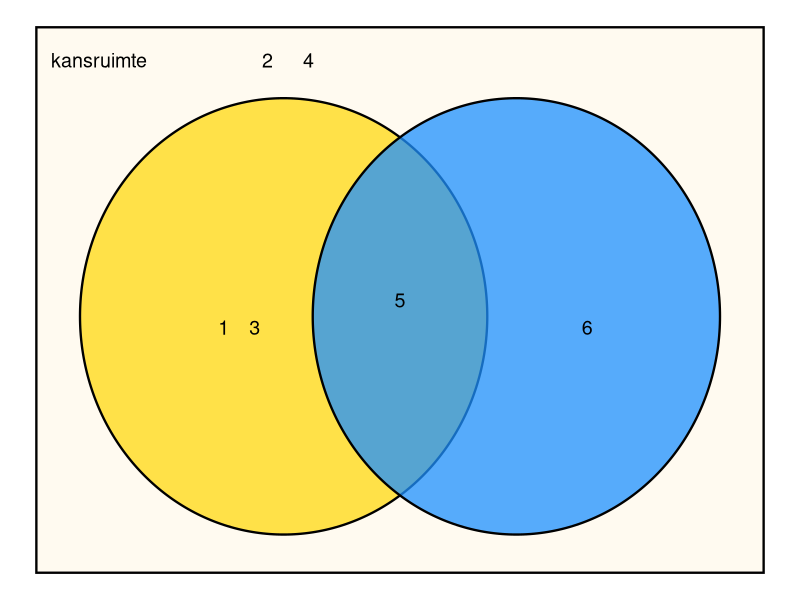
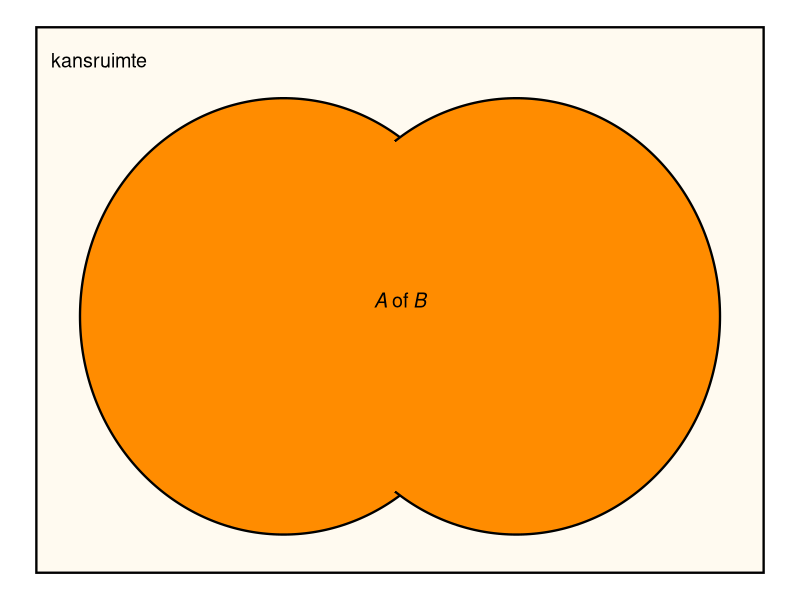
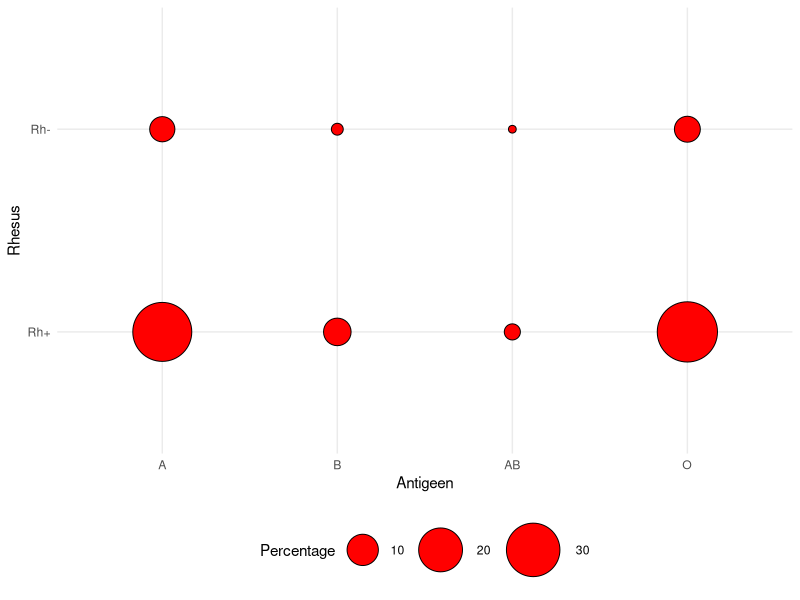
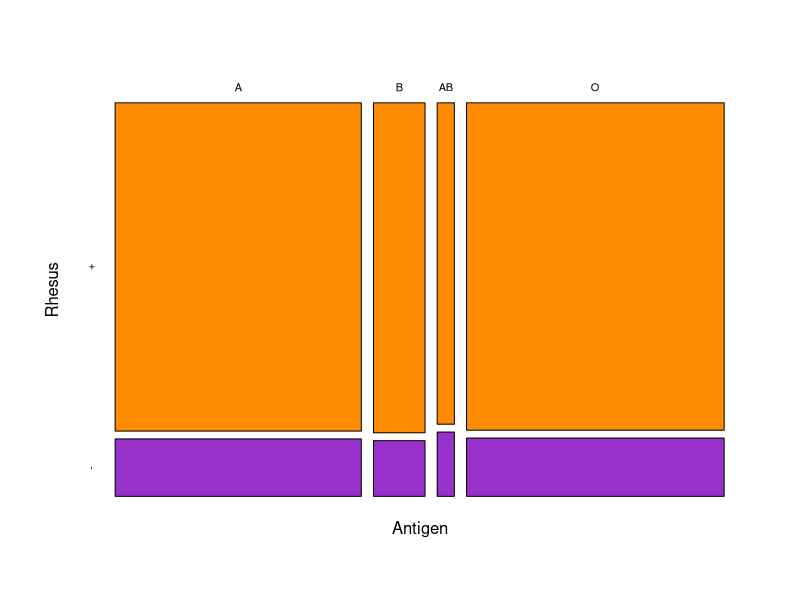

Source code (R) for these figures, in order:
## ---- chunk 1
    #| echo: FALSE
    set.seed(125)
    aantal_keer_gooien <- 10^6
    resultaten <- sample(
      seq(1:6), # kies uit 1 tot 6
      size = aantal_keer_gooien, 
      replace = TRUE
      )
## ---- chunk 2
    table(resultaten)
## ---- chunk 3
    table(resultaten)/aantal_keer_gooien
## ---- chunk 4
    #| echo: FALSE
    #| warning: FALSE
    #| fig.width: 6
    #| fig.height: 4
    #| fig.label: fig-Venn-ingevuld
    
    if (!("ggplot2" %in% .packages())){ 
      library(ggplot2) 
      }
    if (!("ggforce" %in% .packages())){ 
      library(ggforce) 
      }
    
    kleurKansruimte <- "FloralWhite"
    
    kansruimte <- ggplot() +  
      geom_rect(
        aes(xmin = 0, ymin = 0, xmax= 100, ymax = 100),
        fill = kleurKansruimte, color = "black", size = .8
        ) +
      annotate(
        "text", 
        x = 2, y = 94, 
        label = "kansruimte                       2      4", 
        color = "black", 
        hjust = 0, 
        size = 5
        ) +
      theme_void()
      
    kleurA <- "Gold"

    A <- list(
      geom_ellipse(
        aes(x0 = 34, y0 = 47, a = 28,  b = 40,  angle = 0), 
        fill = kleurA , alpha = 0.7, linewidth = .8
        ),
      annotate(
        "text", 
        x = 25, y = 45, 
        label = "1    3", 
        color = "black", 
        hjust = 0, 
        size = 5
        )
      )
      
    kleurB <- "DodgerBlue"

    B <- list( 
      geom_ellipse(
        aes(x0 = 66, y0 = 47, a = 28,  b = 40,  angle = 0), 
        fill = kleurB, alpha = 0.75, linewidth = .8
        ),
      annotate(
        "text", 
        x = 75, y = 45, 
        label = "6", 
        color = "black", 
        hjust = 0, 
        size = 5
        )
    )
    
    labelInAenB <- annotate(
      "text",
      x = 50, y = 50, 
      label = "5",
      color = "black",
      size = 5
    )

    kansruimte + A + B + labelInAenB
## ---- chunk 5
    #| echo: FALSE
    #| warning: FALSE
    #| fig.width: 6
    #| fig.height: 4
    
    if (!("ggplot2" %in% .packages())){ 
      library(ggplot2) 
      }
    if (!("ggforce" %in% .packages())){ 
      library(ggforce) 
      }
    
    kleurKansruimte <- "FloralWhite"
    
    kansruimte <- ggplot() +  
      geom_rect(
        aes(xmin = 0, ymin = 0, xmax= 100, ymax = 100),
        fill = kleurKansruimte, color = "black", size = .8
        ) +
      annotate(
        "text", 
        x = 2, y = 94, 
        label = "kansruimte", 
        color = "black", 
        hjust = 0, 
        size = 5
        ) +
      theme_void()
      
    kleurA <- "darkorange"

    A <- list(
      geom_ellipse(
        aes(x0 = 34, y0 = 47, a = 28,  b = 40,  angle = 0), 
        fill = kleurA , alpha = 1, linewidth = .8
        )
      )
    
    Anl <- list(
      geom_ellipse(
        aes(x0 = 34, y0 = 47, a = 27,  b = 39,  angle = 0), 
        fill = kleurA , alpha = 1, linewidth = 0, color = kleurA
        )
      )
      
    kleurB <- "DodgerBlue"

    B <- list( 
      geom_ellipse(
        aes(x0 = 66, y0 = 47, a = 28,  b = 40,  angle = 0), 
        fill = kleurA, alpha = 1, linewidth = .8
        )
    )
    
    labelInAenB <- annotate(
      "text",
      x = 50, y = 50, 
      label = expression(italic(A) ~ "of" ~ italic(B)),
      color = "black",
      size = 5
    )

    kansruimte + A + B + Anl +  labelInAenB
## ---- chunk 6
    #| echo: FALSE
    #| warning: FALSE
    #| fig-width: 5
    #| fig-height: 3.2
    #| out-width: "80%"

    # Controleer of de benodigde pakketten zijn geladen
    if (!("ggplot2" %in% .packages())) { library(ggplot2) }
    if (!("tidyverse" %in% .packages())) { library(tidyverse) }
    if (!("vcd" %in% .packages())) { library(vcd) }
    
    # Definieer de bloedgroepverdeling in Nederland (Sanquin-data)
    bloedgroepen <- data.frame(
      rhesus = factor(rep(c("Rh+", "Rh-"), each = 4), c("Rh+", "Rh-")),
      antigeen = factor(rep(c("A", "B", "AB", "O"), times = 2), levels = c("A", "B", "AB", "O")),
      percentage = c(36.6, 7.7, 2.5, 38.2, 6.4, 1.3, 0.5, 6.8)
    )
    
    # Maak een kruistabel
    kruistabel_bloedgroep <- as.table(
      matrix(
        c(36.6, 6.4, 7.7, 1.3, 2.5, 0.5, 38.2, 6.8), 
        nrow = 2)
      )
    
    rownames(kruistabel_bloedgroep) <- c("+", "-")
    colnames(kruistabel_bloedgroep) <- c("A", "B", "AB", "O")
    
    # Maak een cirkelgrootte-plot
    circle_plot <- ggplot(bloedgroepen, aes(x = antigeen, y = rhesus)) +
      geom_point(aes(size = percentage), shape = 21, fill = "red", color = "black") +
      scale_size_area(max_size = 20) +
      labs(title = NULL,
           x = "Antigeen", y = "Rhesus", size = "Percentage") +
      theme_minimal() +
      theme(legend.position = "bottom")
    
    # Toon de cirkelgrootte-plot
    circle_plot
    
## ---- chunk 7
    #| echo: FALSE
    #| warning: FALSE
    #| fig-width: 5
    #| fig-height: 3.2
    #| out-width: "100%"

    mosaicplot(
      t(kruistabel_bloedgroep),
           main = NULL,
           xlab = "Antigen", ylab = "Rhesus",
           col = c("darkorange", "DarkOrchid"), border = "black"
      )
